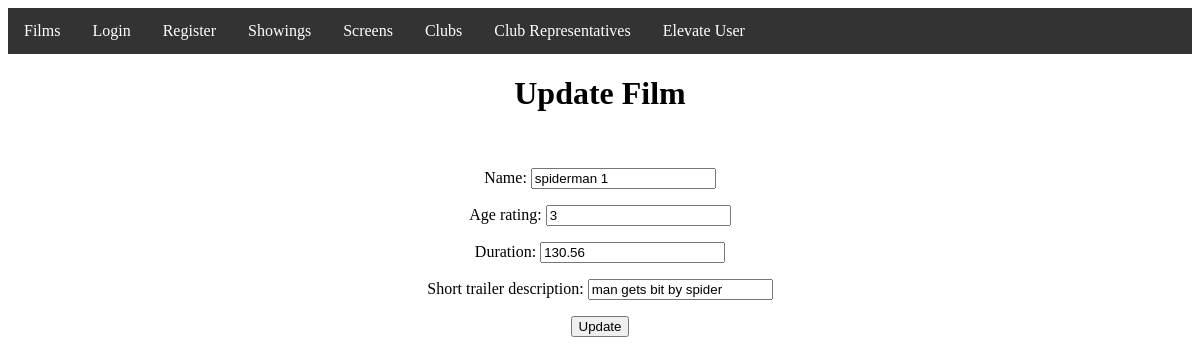
The app's page /update_film/1/, older data.
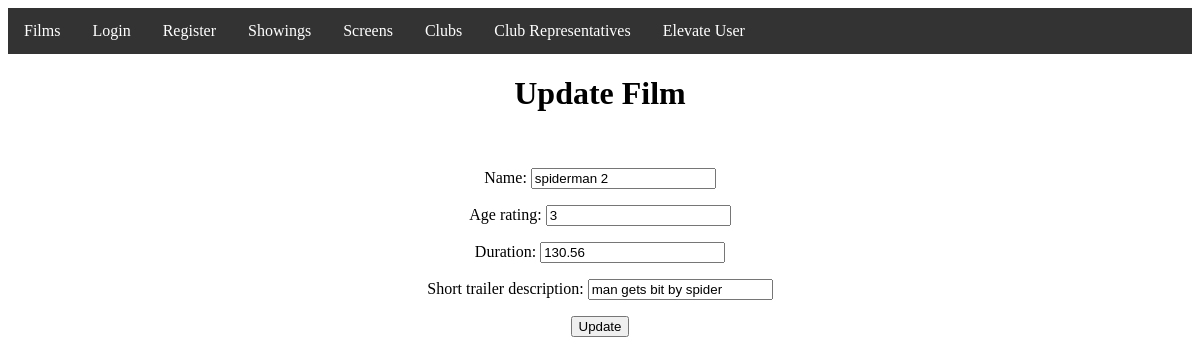
The same page, newer data.
### UWEFlix/models.py (models this page shows, shortened)
class Film(models.Model):
    name = models.CharField(max_length=255)
    age_rating = models.PositiveSmallIntegerField()
    duration = models.DecimalField(max_digits=5, decimal_places=2)
    short_trailer_description = models.CharField(max_length=255)

### UWEFlix/views.py (the view)
# urls.py: path('update_film/<film_id>/', views.update_film, name='update_film'),
def update_film(request, film_id):
    film = Film.objects.get(pk=film_id)
    form = FilmForm(request.POST or None, instance=film)
    if form.is_valid():
        form.save()
        return redirect('films')
    return render(request, 'UWEFlix/update_film.html', {'film':film, 'form':form})

### UWEFlix/forms.py
class FilmForm(forms.ModelForm):
    class Meta:
        model = Film
        fields = ['name', 'age_rating', 'duration', 'short_trailer_description']

### UWEFlix/templates/UWEFlix/update_film.html (shortened to what this page needs)
{% extends 'UWEFlix/navbar.html' %}
{% block content %}
<html>
  <head>
    <link rel="stylesheet" href="/static/films.css">
  </head>
  <body>
    <center>
        <h1>Update Film</h1>
        <br>
        <form action="" method=POST>
          {{form.as_p }}
          <input type="submit" value="Update" class="btn btn-success">
        </form>
    </center>
  </body>
</html>
{% endblock %}

Row changes from the older to the newer data that the page shows:
changed Film "man gets bit by spider": name "spiderman 1" → "spiderman 2"
